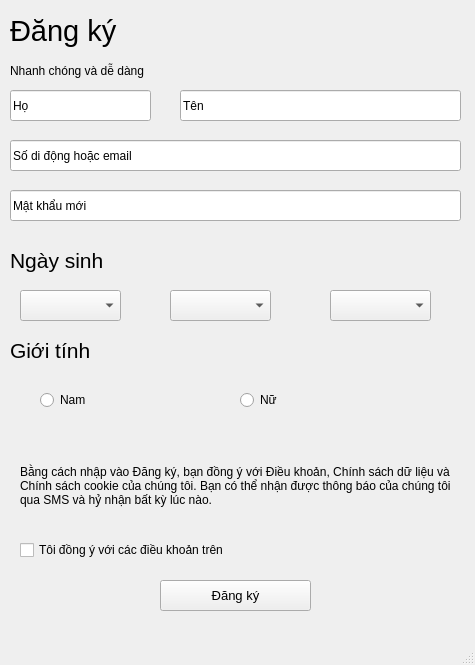
<?xml version="1.0" encoding="UTF-8"?>
<ui version="4.0">
 <class>MainWindow</class>
 <widget class="QMainWindow" name="MainWindow">
  <property name="geometry">
   <rect>
    <x>0</x>
    <y>0</y>
    <width>475</width>
    <height>665</height>
   </rect>
  </property>
  <property name="windowTitle">
   <string>MainWindow</string>
  </property>
  <widget class="QWidget" name="centralwidget">
   <widget class="QLabel" name="label">
    <property name="geometry">
     <rect>
      <x>10</x>
      <y>10</y>
      <width>141</width>
      <height>41</height>
     </rect>
    </property>
    <property name="font">
     <font>
      <pointsize>22</pointsize>
     </font>
    </property>
    <property name="text">
     <string>Đăng ký</string>
    </property>
   </widget>
   <widget class="QLabel" name="label_2">
    <property name="geometry">
     <rect>
      <x>10</x>
      <y>60</y>
      <width>171</width>
      <height>21</height>
     </rect>
    </property>
    <property name="font">
     <font>
      <pointsize>9</pointsize>
     </font>
    </property>
    <property name="text">
     <string>Nhanh chóng và dễ dàng</string>
    </property>
   </widget>
   <widget class="QComboBox" name="comboBox">
    <property name="geometry">
     <rect>
      <x>20</x>
      <y>290</y>
      <width>101</width>
      <height>31</height>
     </rect>
    </property>
   </widget>
   <widget class="QLabel" name="label_3">
    <property name="geometry">
     <rect>
      <x>10</x>
      <y>240</y>
      <width>141</width>
      <height>41</height>
     </rect>
    </property>
    <property name="font">
     <font>
      <pointsize>16</pointsize>
     </font>
    </property>
    <property name="text">
     <string>Ngày sinh</string>
    </property>
   </widget>
   <widget class="QComboBox" name="comboBox_2">
    <property name="geometry">
     <rect>
      <x>170</x>
      <y>290</y>
      <width>101</width>
      <height>31</height>
     </rect>
    </property>
   </widget>
   <widget class="QComboBox" name="comboBox_3">
    <property name="geometry">
     <rect>
      <x>330</x>
      <y>290</y>
      <width>101</width>
      <height>31</height>
     </rect>
    </property>
   </widget>
   <widget class="QLabel" name="label_4">
    <property name="geometry">
     <rect>
      <x>10</x>
      <y>330</y>
      <width>141</width>
      <height>41</height>
     </rect>
    </property>
    <property name="font">
     <font>
      <pointsize>16</pointsize>
     </font>
    </property>
    <property name="text">
     <string>Giới tính</string>
    </property>
   </widget>
   <widget class="QRadioButton" name="radioButton">
    <property name="geometry">
     <rect>
      <x>40</x>
      <y>390</y>
      <width>95</width>
      <height>20</height>
     </rect>
    </property>
    <property name="text">
     <string>Nam</string>
    </property>
   </widget>
   <widget class="QRadioButton" name="radioButton_2">
    <property name="geometry">
     <rect>
      <x>240</x>
      <y>390</y>
      <width>95</width>
      <height>20</height>
     </rect>
    </property>
    <property name="text">
     <string>Nữ</string>
    </property>
   </widget>
   <widget class="QLabel" name="label_5">
    <property name="geometry">
     <rect>
      <x>20</x>
      <y>430</y>
      <width>431</width>
      <height>111</height>
     </rect>
    </property>
    <property name="font">
     <font>
      <pointsize>9</pointsize>
     </font>
    </property>
    <property name="text">
     <string>Bằng cách nhập vào Đăng ký, bạn đồng ý với Điều khoản, Chính sách dữ liệu và Chính sách cookie của chúng tôi. Bạn có thể nhận được thông báo của chúng tôi qua SMS và hỷ nhận bất kỳ lúc nào.</string>
    </property>
    <property name="wordWrap">
     <bool>true</bool>
    </property>
   </widget>
   <widget class="QCheckBox" name="checkBox">
    <property name="geometry">
     <rect>
      <x>20</x>
      <y>540</y>
      <width>431</width>
      <height>20</height>
     </rect>
    </property>
    <property name="text">
     <string>Tôi đồng ý với các điều khoản trên</string>
    </property>
   </widget>
   <widget class="QPushButton" name="pushButton">
    <property name="geometry">
     <rect>
      <x>160</x>
      <y>580</y>
      <width>151</width>
      <height>31</height>
     </rect>
    </property>
    <property name="font">
     <font>
      <pointsize>10</pointsize>
     </font>
    </property>
    <property name="text">
     <string>Đăng ký</string>
    </property>
   </widget>
   <widget class="QLineEdit" name="lineEdit">
    <property name="geometry">
     <rect>
      <x>10</x>
      <y>90</y>
      <width>141</width>
      <height>31</height>
     </rect>
    </property>
    <property name="text">
     <string>Họ</string>
    </property>
   </widget>
   <widget class="QLineEdit" name="lineEdit_2">
    <property name="geometry">
     <rect>
      <x>180</x>
      <y>90</y>
      <width>281</width>
      <height>31</height>
     </rect>
    </property>
    <property name="text">
     <string>Tên</string>
    </property>
   </widget>
   <widget class="QLineEdit" name="lineEdit_3">
    <property name="geometry">
     <rect>
      <x>10</x>
      <y>140</y>
      <width>451</width>
      <height>31</height>
     </rect>
    </property>
    <property name="text">
     <string>Số di động hoặc email</string>
    </property>
   </widget>
   <widget class="QLineEdit" name="lineEdit_4">
    <property name="geometry">
     <rect>
      <x>10</x>
      <y>190</y>
      <width>451</width>
      <height>31</height>
     </rect>
    </property>
    <property name="text">
     <string>Mật khẩu mới</string>
    </property>
   </widget>
  </widget>
  <widget class="QMenuBar" name="menubar">
   <property name="geometry">
    <rect>
     <x>0</x>
     <y>0</y>
     <width>475</width>
     <height>26</height>
    </rect>
   </property>
  </widget>
  <widget class="QStatusBar" name="statusbar"/>
 </widget>
 <resources/>
 <connections/>
</ui>
